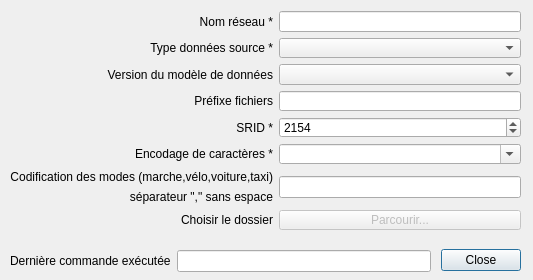
<?xml version="1.0" encoding="UTF-8"?>
<ui version="4.0">
 <class>Dialog</class>
 <widget class="QDialog" name="Dialog">
  <property name="geometry">
   <rect>
    <x>0</x>
    <y>0</y>
    <width>533</width>
    <height>280</height>
   </rect>
  </property>
  <property name="windowTitle">
   <string>Importer un réseau routier</string>
  </property>
  <widget class="QDialogButtonBox" name="buttonBox">
   <property name="geometry">
    <rect>
     <x>440</x>
     <y>240</y>
     <width>81</width>
     <height>41</height>
    </rect>
   </property>
   <property name="standardButtons">
    <set>QDialogButtonBox::Close</set>
   </property>
  </widget>
  <widget class="QWidget" name="layoutWidget">
   <property name="geometry">
    <rect>
     <x>10</x>
     <y>11</y>
     <width>511</width>
     <height>219</height>
    </rect>
   </property>
   <layout class="QGridLayout" name="gridLayout">
    <item row="2" column="1">
     <widget class="QComboBox" name="comboBoxFormatVersion"/>
    </item>
    <item row="5" column="0">
     <widget class="QLabel" name="label_5">
      <property name="text">
       <string>Encodage de caractères *</string>
      </property>
      <property name="alignment">
       <set>Qt::AlignRight|Qt::AlignTrailing|Qt::AlignVCenter</set>
      </property>
     </widget>
    </item>
    <item row="6" column="0">
     <widget class="QLabel" name="labelVisumModes1">
      <property name="text">
       <string>Codification des modes (marche,vélo,voiture,taxi)</string>
      </property>
      <property name="alignment">
       <set>Qt::AlignBottom|Qt::AlignRight|Qt::AlignTrailing</set>
      </property>
     </widget>
    </item>
    <item row="8" column="0">
     <widget class="QLabel" name="labelPath">
      <property name="sizePolicy">
       <sizepolicy hsizetype="Preferred" vsizetype="Preferred">
        <horstretch>0</horstretch>
        <verstretch>0</verstretch>
       </sizepolicy>
      </property>
      <property name="whatsThis">
       <string/>
      </property>
      <property name="text">
       <string>Choisir le dossier</string>
      </property>
      <property name="alignment">
       <set>Qt::AlignRight|Qt::AlignTrailing|Qt::AlignVCenter</set>
      </property>
     </widget>
    </item>
    <item row="3" column="0">
     <widget class="QLabel" name="label_4">
      <property name="text">
       <string>Préfixe fichiers</string>
      </property>
      <property name="alignment">
       <set>Qt::AlignRight|Qt::AlignTrailing|Qt::AlignVCenter</set>
      </property>
     </widget>
    </item>
    <item row="3" column="1">
     <widget class="QLineEdit" name="lineEditPrefix"/>
    </item>
    <item row="1" column="0">
     <widget class="QLabel" name="label">
      <property name="text">
       <string>Type données source *</string>
      </property>
      <property name="alignment">
       <set>Qt::AlignRight|Qt::AlignTrailing|Qt::AlignVCenter</set>
      </property>
     </widget>
    </item>
    <item row="4" column="1">
     <widget class="QSpinBox" name="spinBoxSRID">
      <property name="maximum">
       <number>9999</number>
      </property>
      <property name="value">
       <number>2154</number>
      </property>
     </widget>
    </item>
    <item row="5" column="1">
     <widget class="QComboBox" name="comboBoxEncoding">
      <property name="editable">
       <bool>true</bool>
      </property>
     </widget>
    </item>
    <item row="2" column="0">
     <widget class="QLabel" name="label_3">
      <property name="text">
       <string>Version du modèle de données</string>
      </property>
      <property name="alignment">
       <set>Qt::AlignRight|Qt::AlignTrailing|Qt::AlignVCenter</set>
      </property>
     </widget>
    </item>
    <item row="1" column="1">
     <widget class="QComboBox" name="comboBoxFormat"/>
    </item>
    <item row="7" column="0">
     <widget class="QLabel" name="labelVisumModes2">
      <property name="text">
       <string>séparateur &quot;,&quot; sans espace</string>
      </property>
      <property name="alignment">
       <set>Qt::AlignRight|Qt::AlignTop|Qt::AlignTrailing</set>
      </property>
     </widget>
    </item>
    <item row="4" column="0">
     <widget class="QLabel" name="label_2">
      <property name="text">
       <string>SRID *</string>
      </property>
      <property name="alignment">
       <set>Qt::AlignRight|Qt::AlignTrailing|Qt::AlignVCenter</set>
      </property>
     </widget>
    </item>
    <item row="8" column="1">
     <widget class="QPushButton" name="pushButtonChoose">
      <property name="enabled">
       <bool>false</bool>
      </property>
      <property name="sizePolicy">
       <sizepolicy hsizetype="Preferred" vsizetype="Fixed">
        <horstretch>0</horstretch>
        <verstretch>0</verstretch>
       </sizepolicy>
      </property>
      <property name="toolTip">
       <string>&lt;html&gt;&lt;head/&gt;&lt;body&gt;&lt;p&gt;Le bouton n'est accessible qu'après avoir renseigné un nom pour le réseau. &lt;/p&gt;&lt;/body&gt;&lt;/html&gt;</string>
      </property>
      <property name="text">
       <string>Parcourir...</string>
      </property>
     </widget>
    </item>
    <item row="6" column="1" rowspan="2">
     <widget class="QLineEdit" name="lineEditVisumModes"/>
    </item>
    <item row="0" column="0">
     <widget class="QLabel" name="label_6">
      <property name="text">
       <string>Nom réseau *</string>
      </property>
      <property name="alignment">
       <set>Qt::AlignRight|Qt::AlignTrailing|Qt::AlignVCenter</set>
      </property>
     </widget>
    </item>
    <item row="0" column="1">
     <widget class="QLineEdit" name="lineEditSourceName"/>
    </item>
   </layout>
  </widget>
  <widget class="QWidget" name="layoutWidget_2">
   <property name="geometry">
    <rect>
     <x>10</x>
     <y>250</y>
     <width>421</width>
     <height>22</height>
    </rect>
   </property>
   <layout class="QHBoxLayout" name="horizontalLayout">
    <item>
     <widget class="QLabel" name="label_8">
      <property name="text">
       <string>Dernière commande exécutée</string>
      </property>
     </widget>
    </item>
    <item>
     <widget class="QLineEdit" name="lineEditCommand"/>
    </item>
   </layout>
  </widget>
 </widget>
 <resources/>
 <connections>
  <connection>
   <sender>buttonBox</sender>
   <signal>accepted()</signal>
   <receiver>Dialog</receiver>
   <slot>accept()</slot>
   <hints>
    <hint type="sourcelabel">
     <x>248</x>
     <y>254</y>
    </hint>
    <hint type="destinationlabel">
     <x>157</x>
     <y>274</y>
    </hint>
   </hints>
  </connection>
  <connection>
   <sender>buttonBox</sender>
   <signal>rejected()</signal>
   <receiver>Dialog</receiver>
   <slot>reject()</slot>
   <hints>
    <hint type="sourcelabel">
     <x>316</x>
     <y>260</y>
    </hint>
    <hint type="destinationlabel">
     <x>286</x>
     <y>274</y>
    </hint>
   </hints>
  </connection>
 </connections>
</ui>
